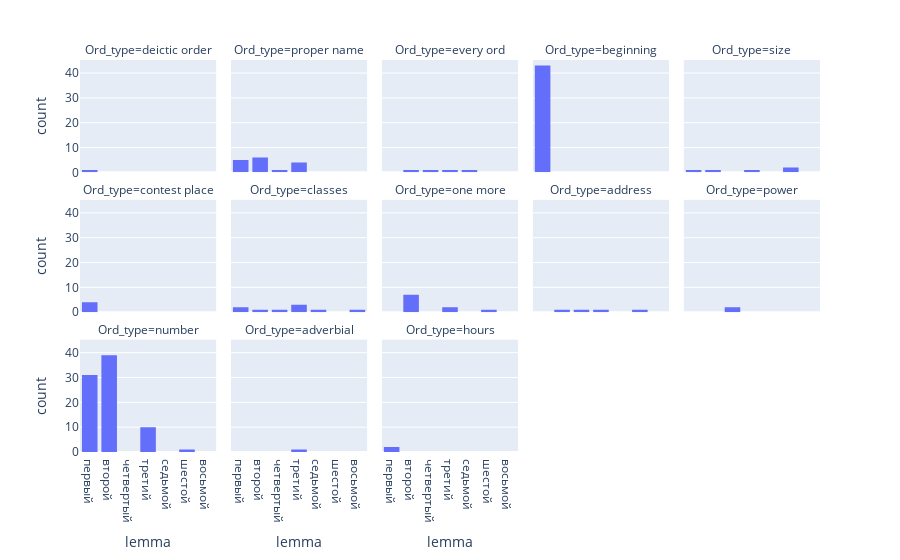

Source (notebook cell):
### Code cell
small_ordinals2 = small_ordinals[small_ordinals['Ord_type'].isin(types2)]
small_ordinals2a = small_ordinals2[small_ordinals['n'] <= 10]
px.histogram(small_ordinals2a, x="lemma", facet_col="Ord_type", facet_col_wrap = 5)

### Figure 1 — Plotly figure (JSON) as saved in the notebook; plotly's stock layout.template omitted (floating-point values rounded to 4 significant figures)
{"data": [{"alignmentgroup": "True", "bingroup": "x", "hovertemplate": "Ord_type=deictic order<br>lemma=%{x}<br>count=%{y}<extra></extra>", "legendgroup": "", "marker": {"color": "#636efa", "pattern": {"shape": ""}}, "name": "", "offsetgroup": "", "orientation": "v", "showlegend": false, "type": "histogram", "x": ["первый"], "xaxis": "x11", "yaxis": "y11"}, {"alignmentgroup": "True", "bingroup": "x", "hovertemplate": "Ord_type=proper name<br>lemma=%{x}<br>count=%{y}<extra></extra>", "legendgroup": "", "marker": {"color": "#636efa", "pattern": {"shape": ""}}, "name": "", "offsetgroup": "", "orientation": "v", "showlegend": false, "type": "histogram", "x": ["второй", "второй", "четвертый", "второй", "третий", "второй", "третий", "первый", "первый", "третий", "первый", "второй", "первый", "третий", "первый", "второй"], "xaxis": "x12", "yaxis": "y12"}, {"alignmentgroup": "True", "bingroup": "x", "hovertemplate": "Ord_type=every ord<br>lemma=%{x}<br>count=%{y}<extra></extra>", "legendgroup": "", "marker": {"color": "#636efa", "pattern": {"shape": ""}}, "name": "", "offsetgroup": "", "orientation": "v", "showlegend": false, "type": "histogram", "x": ["седьмой", "второй", "четвертый", "третий"], "xaxis": "x13", "yaxis": "y13"}, {"alignmentgroup": "True", "bingroup": "x", "hovertemplate": "Ord_type=beginning<br>lemma=%{x}<br>count=%{y}<extra></extra>", "legendgroup": "", "marker": {"color": "#636efa", "pattern": {"shape": ""}}, "name": "", "offsetgroup": "", "orientation": "v", "showlegend": false, "type": "histogram", "x": ["первый", "первый", "первый", "первый", "первый", "первый", "первый", "первый", "первый", "первый", "первый", "первый", "первый", "первый", "первый", "первый", "первый", "первый", "первый", "первый", "первый", "первый", "первый", "первый", "первый", "первый", "первый", "первый", "первый", "первый", "первый", "первый", "первый", "первый", "первый", "первый", "первый", "первый", "первый", "первый", "первый", "первый", "первый"], "xaxis": "x14", "yaxis": "y14"}, {"alignmentgroup": "True", "bingroup": "x", "hovertemplate": "Ord_type=size<br>lemma=%{x}<br>count=%{y}<extra></extra>", "legendgroup": "", "marker": {"color": "#636efa", "pattern": {"shape": ""}}, "name": "", "offsetgroup": "", "orientation": "v", "showlegend": false, "type": "histogram", "x": ["шестой", "шестой", "второй", "третий", "первый"], "xaxis": "x15", "yaxis": "y15"}, {"alignmentgroup": "True", "bingroup": "x", "hovertemplate": "Ord_type=contest place<br>lemma=%{x}<br>count=%{y}<extra></extra>", "legendgroup": "", "marker": {"color": "#636efa", "pattern": {"shape": ""}}, "name": "", "offsetgroup": "", "orientation": "v", "showlegend": false, "type": "histogram", "x": ["первый", "первый", "первый", "первый"], "xaxis": "x6", "yaxis": "y6"}, {"alignmentgroup": "True", "bingroup": "x", "hovertemplate": "Ord_type=classes<br>lemma=%{x}<br>count=%{y}<extra></extra>", "legendgroup": "", "marker": {"color": "#636efa", "pattern": {"shape": ""}}, "name": "", "offsetgroup": "", "orientation": "v", "showlegend": false, "type": "histogram", "x": ["седьмой", "третий", "первый", "четвертый", "восьмой", "третий", "первый", "третий", "второй"], "xaxis": "x7", "yaxis": "y7"}, {"alignmentgroup": "True", "bingroup": "x", "hovertemplate": "Ord_type=one more<br>lemma=%{x}<br>count=%{y}<extra></extra>", "legendgroup": "", "marker": {"color": "#636efa", "pattern": {"shape": ""}}, "name": "", "offsetgroup": "", "orientation": "v", "showlegend": false, "type": "histogram", "x": ["второй", "второй", "второй", "второй", "второй", "второй", "второй", "третий", "шестой", "третий"], "xaxis": "x8", "yaxis": "y8"}, {"alignmentgroup": "True", "bingroup": "x", "hovertemplate": "Ord_type=address<br>lemma=%{x}<br>count=%{y}<extra></extra>", "legendgroup": "", "marker": {"color": "#636efa", "pattern": {"shape": ""}}, "name": "", "offsetgroup": "", "orientation": "v", "showlegend": false, "type": "histogram", "x": ["четвертый", "третий", "второй", "шестой"], "xaxis": "x9", "yaxis": "y9"}, {"alignmentgroup": "True", "bingroup": "x", "hovertemplate": "Ord_type=power<br>lemma=%{x}<br>count=%{y}<extra></extra>", "legendgroup": "", "marker": {"color": "#636efa", "pattern": {"shape": ""}}, "name": "", "offsetgroup": "", "orientation": "v", "showlegend": false, "type": "histogram", "x": ["четвертый", "четвертый"], "xaxis": "x10", "yaxis": "y10"}, {"alignmentgroup": "True", "bingroup": "x", "hovertemplate": "Ord_type=number<br>lemma=%{x}<br>count=%{y}<extra></extra>", "legendgroup": "", "marker": {"color": "#636efa", "pattern": {"shape": ""}}, "name": "", "offsetgroup": "", "orientation": "v", "showlegend": false, "type": "histogram", "x": ["второй", "второй", "шестой", "первый", "третий", "второй", "второй", "третий", "третий", "третий", "третий", "второй", "третий", "третий", "второй", "второй", "второй", "второй", "второй", "второй", "второй", "второй", "первый", "первый", "первый", "второй", "первый", "первый", "первый", "второй", "второй", "второй", "второй", "второй", "второй", "второй", "второй", "первый", "первый", "второй", "второй", "второй", "второй", "второй", "первый", "третий", "второй", "первый", "первый", "первый", "первый", "первый", "второй", "первый", "первый", "первый", "первый", "первый", "первый", "второй", "второй", "второй", "первый", "второй", "третий", "второй", "второй", "первый", "второй", "второй", "второй", "первый", "второй", "первый", "первый", "первый", "первый", "первый", "первый", "первый", "третий"], "xaxis": "x", "yaxis": "y"}, {"alignmentgroup": "True", "bingroup": "x", "hovertemplate": "Ord_type=adverbial<br>lemma=%{x}<br>count=%{y}<extra></extra>", "legendgroup": "", "marker": {"color": "#636efa", "pattern": {"shape": ""}}, "name": "", "offsetgroup": "", "orientation": "v", "showlegend": false, "type": "histogram", "x": ["третий"], "xaxis": "x2", "yaxis": "y2"}, {"alignmentgroup": "True", "bingroup": "x", "hovertemplate": "Ord_type=hours<br>lemma=%{x}<br>count=%{y}<extra></extra>", "legendgroup": "", "marker": {"color": "#636efa", "pattern": {"shape": ""}}, "name": "", "offsetgroup": "", "orientation": "v", "showlegend": false, "type": "histogram", "x": ["первый", "первый"], "xaxis": "x3", "yaxis": "y3"}], "layout": {"annotations": [{"font": {}, "showarrow": false, "text": "Ord_type=number", "x": 0.092, "xanchor": "center", "xref": "paper", "y": 0.2867, "yanchor": "bottom", "yref": "paper"}, {"font": {}, "showarrow": false, "text": "Ord_type=adverbial", "x": 0.296, "xanchor": "center", "xref": "paper", "y": 0.2867, "yanchor": "bottom", "yref": "paper"}, {"font": {}, "showarrow": false, "text": "Ord_type=hours", "x": 0.5, "xanchor": "center", "xref": "paper", "y": 0.2867, "yanchor": "bottom", "yref": "paper"}, {"font": {}, "showarrow": false, "text": "Ord_type=contest place", "x": 0.092, "xanchor": "center", "xref": "paper", "y": 0.6433, "yanchor": "bottom", "yref": "paper"}, {"font": {}, "showarrow": false, "text": "Ord_type=classes", "x": 0.296, "xanchor": "center", "xref": "paper", "y": 0.6433, "yanchor": "bottom", "yref": "paper"}, {"font": {}, "showarrow": false, "text": "Ord_type=one more", "x": 0.5, "xanchor": "center", "xref": "paper", "y": 0.6433, "yanchor": "bottom", "yref": "paper"}, {"font": {}, "showarrow": false, "text": "Ord_type=address", "x": 0.704, "xanchor": "center", "xref": "paper", "y": 0.6433, "yanchor": "bottom", "yref": "paper"}, {"font": {}, "showarrow": false, "text": "Ord_type=power", "x": 0.908, "xanchor": "center", "xref": "paper", "y": 0.6433, "yanchor": "bottom", "yref": "paper"}, {"font": {}, "showarrow": false, "text": "Ord_type=deictic order", "x": 0.092, "xanchor": "center", "xref": "paper", "y": 1.0, "yanchor": "bottom", "yref": "paper"}, {"font": {}, "showarrow": false, "text": "Ord_type=proper name", "x": 0.296, "xanchor": "center", "xref": "paper", "y": 1.0, "yanchor": "bottom", "yref": "paper"}, {"font": {}, "showarrow": false, "text": "Ord_type=every ord", "x": 0.5, "xanchor": "center", "xref": "paper", "y": 1.0, "yanchor": "bottom", "yref": "paper"}, {"font": {}, "showarrow": false, "text": "Ord_type=beginning", "x": 0.704, "xanchor": "center", "xref": "paper", "y": 1.0, "yanchor": "bottom", "yref": "paper"}, {"font": {}, "showarrow": false, "text": "Ord_type=size", "x": 0.908, "xanchor": "center", "xref": "paper", "y": 1.0, "yanchor": "bottom", "yref": "paper"}], "barmode": "relative", "legend": {"tracegroupgap": 0}, "margin": {"t": 60}, "xaxis": {"anchor": "y", "domain": [0, 0.184], "title": {"text": "lemma"}}, "xaxis10": {"anchor": "y10", "domain": [0.816, 1], "matches": "x", "showticklabels": false}, "xaxis11": {"anchor": "y11", "domain": [0, 0.184], "matches": "x", "showticklabels": false}, "xaxis12": {"anchor": "y12", "domain": [0.204, 0.388], "matches": "x", "showticklabels": false}, "xaxis13": {"anchor": "y13", "domain": [0.408, 0.592], "matches": "x", "showticklabels": false}, "xaxis14": {"anchor": "y14", "domain": [0.612, 0.796], "matches": "x", "showticklabels": false}, "xaxis15": {"anchor": "y15", "domain": [0.816, 1], "matches": "x", "showticklabels": false}, "xaxis2": {"anchor": "y2", "domain": [0.204, 0.388], "matches": "x", "title": {"text": "lemma"}}, "xaxis3": {"anchor": "y3", "domain": [0.408, 0.592], "matches": "x", "title": {"text": "lemma"}}, "xaxis4": {"anchor": "y4", "domain": [0.612, 0.796], "matches": "x", "title": {"text": "lemma"}}, "xaxis5": {"anchor": "y5", "domain": [0.816, 1], "matches": "x", "title": {"text": "lemma"}}, "xaxis6": {"anchor": "y6", "domain": [0, 0.184], "matches": "x", "showticklabels": false}, "xaxis7": {"anchor": "y7", "domain": [0.204, 0.388], "matches": "x", "showticklabels": false}, "xaxis8": {"anchor": "y8", "domain": [0.408, 0.592], "matches": "x", "showticklabels": false}, "xaxis9": {"anchor": "y9", "domain": [0.612, 0.796], "matches": "x", "showticklabels": false}, "yaxis": {"anchor": "x", "domain": [0, 0.2867], "title": {"text": "count"}}, "yaxis10": {"anchor": "x10", "domain": [0.3567, 0.6433], "matches": "y", "showticklabels": false}, "yaxis11": {"anchor": "x11", "domain": [0.7133, 1.0], "matches": "y", "title": {"text": "count"}}, "yaxis12": {"anchor": "x12", "domain": [0.7133, 1.0], "matches": "y", "showticklabels": false}, "yaxis13": {"anchor": "x13", "domain": [0.7133, 1.0], "matches": "y", "showticklabels": false}, "yaxis14": {"anchor": "x14", "domain": [0.7133, 1.0], "matches": "y", "showticklabels": false}, "yaxis15": {"anchor": "x15", "domain": [0.7133, 1.0], "matches": "y", "showticklabels": false}, "yaxis2": {"anchor": "x2", "domain": [0, 0.2867], "matches": "y", "showticklabels": false}, "yaxis3": {"anchor": "x3", "domain": [0, 0.2867], "matches": "y", "showticklabels": false}, "yaxis4": {"anchor": "x4", "domain": [0, 0.2867], "matches": "y", "showticklabels": false}, "yaxis5": {"anchor": "x5", "domain": [0, 0.2867], "matches": "y", "showticklabels": false}, "yaxis6": {"anchor": "x6", "domain": [0.3567, 0.6433], "matches": "y", "title": {"text": "count"}}, "yaxis7": {"anchor": "x7", "domain": [0.3567, 0.6433], "matches": "y", "showticklabels": false}, "yaxis8": {"anchor": "x8", "domain": [0.3567, 0.6433], "matches": "y", "showticklabels": false}, "yaxis9": {"anchor": "x9", "domain": [0.3567, 0.6433], "matches": "y", "showticklabels": false}}}
